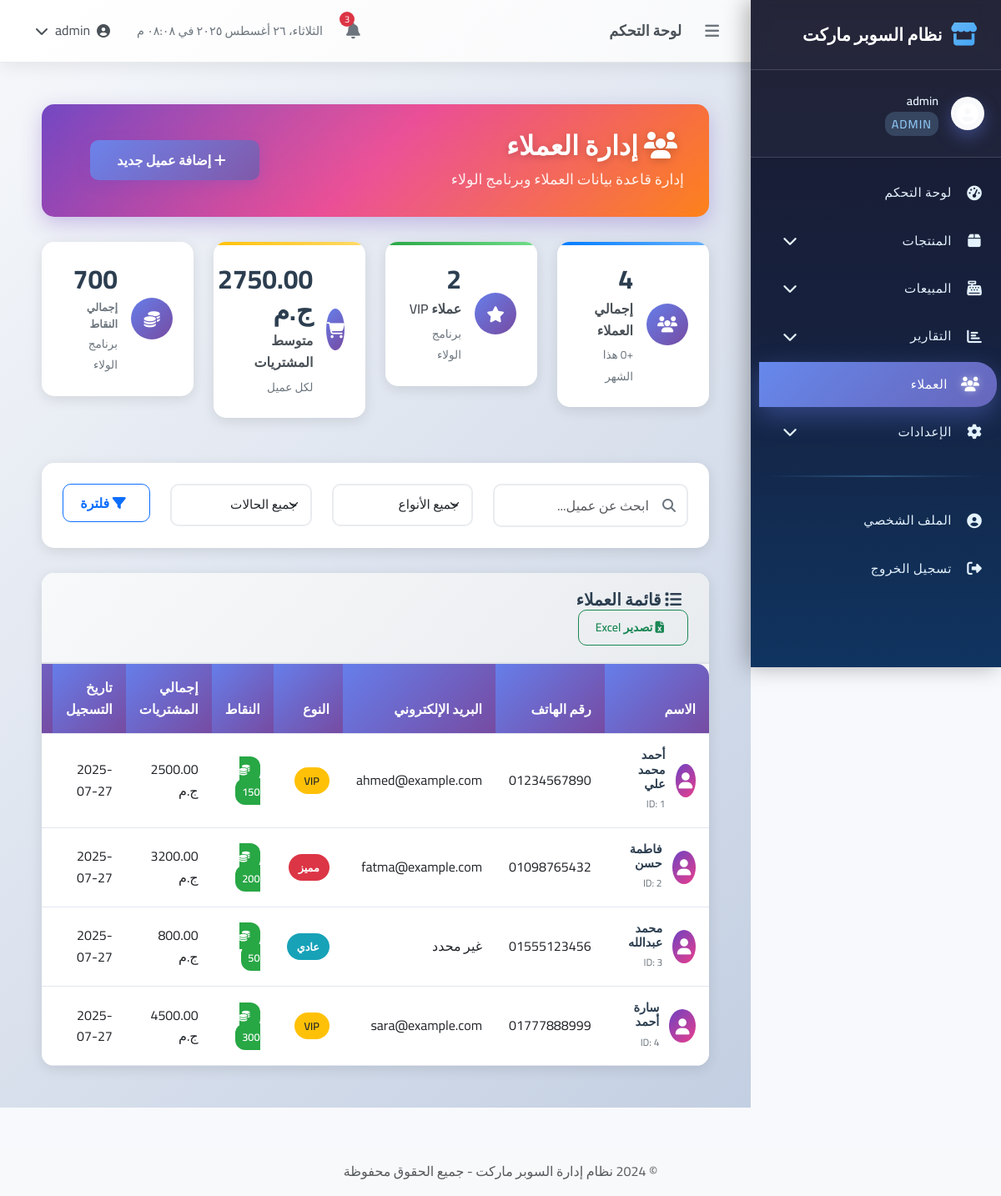
The app's page /customers (signed in) with its own data.
### app.py (models this page shows, shortened)
class User(UserMixin, db.Model):
    id = db.Column(db.Integer, primary_key=True)
    username = db.Column(db.String(80), unique=True, nullable=False)
    email = db.Column(db.String(120), unique=True, nullable=False)
    password_hash = db.Column(db.String(120), nullable=False)
    role = db.Column(db.String(20), default='cashier')  # admin, manager, cashier
    created_at = db.Column(db.DateTime, default=datetime.utcnow)
    is_active = db.Column(db.Boolean, default=True)
    avatar_url = db.Column(db.String(200), nullable=True)
    last_login = db.Column(db.DateTime, nullable=True)

class Customer(db.Model):
    id = db.Column(db.Integer, primary_key=True)
    name = db.Column(db.String(100), nullable=False)
    phone = db.Column(db.String(20), unique=True, nullable=False)
    email = db.Column(db.String(120), unique=True, nullable=True)
    address = db.Column(db.Text, nullable=True)
    birth_date = db.Column(db.Date, nullable=True)
    customer_type = db.Column(db.String(20), default='regular')  # regular, vip, premium
    loyalty_points = db.Column(db.Integer, default=0)
    total_purchases = db.Column(db.Float, default=0.0)
    is_active = db.Column(db.Boolean, default=True)
    created_at = db.Column(db.DateTime, default=datetime.utcnow)
    sales = db.relationship('Sale', backref='customer', lazy=True)

### app.py (the view, shortened to what this page needs)
@app.route('/customers')
@login_required
def customers():
    page = request.args.get('page', 1, type=int)
    search = request.args.get('search', '')
    type_filter = request.args.get('type', '')
    status_filter = request.args.get('status', '')
    query = Customer.query
    if type_filter:
        query = query.filter(Customer.customer_type == type_filter)
    if status_filter:
        is_active = status_filter == 'active'
        query = query.filter(Customer.is_active == is_active)
    customers = query.order_by(Customer.created_at.desc()).paginate(
        page=page, per_page=20, error_out=False
    )
    total_customers = Customer.query.count()
    vip_customers = Customer.query.filter_by(customer_type='vip').count()
    avg_purchases = db.session.query(db.func.avg(Customer.total_purchases)).scalar() or 0
    total_points = db.session.query(db.func.sum(Customer.loyalty_points)).scalar() or 0
    start_of_month = datetime.now().replace(day=1, hour=0, minute=0, second=0, microsecond=0)
    new_customers_this_month = Customer.query.filter(Customer.created_at >= start_of_month).count()
    return render_template('customers.html',
                         customers=customers,
                         total_customers=total_customers,
                         vip_customers=vip_customers,
                         avg_purchases=f"{avg_purchases:.2f}",
                         total_points=total_points,
                         new_customers_this_month=new_customers_this_month)

### templates/customers.html (shortened to what this page needs)
{% extends "base.html" %}
{% block content %}
<div class="customers-container">
    <div class="page-header">
        <div class="row align-items-center">
            <div class="col-md-8">
                <h2 class="page-title">
                    <i class="fas fa-users me-2"></i>
                    إدارة العملاء
                </h2>
                <p class="page-subtitle">إدارة قاعدة بيانات العملاء وبرنامج الولاء</p>
            </div>
            <div class="col-md-4 text-end">
                <button class="btn btn-primary" data-bs-toggle="modal" data-bs-target="#addCustomerModal">
                    <i class="fas fa-plus me-2"></i>
                    إضافة عميل جديد
                </button>
            </div>
        </div>
    </div>
    <div class="customers-stats">
        <div class="row">
            <div class="col-lg-3 col-md-6 mb-4">
                <div class="stat-card stat-primary">
                    <div class="stat-icon">
                        <i class="fas fa-users"></i>
                    </div>
                    <div class="stat-content">
                        <h3 class="stat-value">{{ total_customers or 0 }}</h3>
                        <p class="stat-label">إجمالي العملاء</p>
                        <span class="stat-period">+{{ new_customers_this_month or 0 }} هذا الشهر</span>
                    </div>
                </div>
            </div>
            <div class="col-lg-3 col-md-6 mb-4">
                <div class="stat-card stat-success">
                    <div class="stat-icon">
                        <i class="fas fa-star"></i>
                    </div>
                    <div class="stat-content">
                        <h3 class="stat-value">{{ vip_customers or 0 }}</h3>
                        <p class="stat-label">عملاء VIP</p>
                        <span class="stat-period">برنامج الولاء</span>
                    </div>
                </div>
            </div>
            <div class="col-lg-3 col-md-6 mb-4">
                <div class="stat-card stat-warning">
                    <div class="stat-icon">
                        <i class="fas fa-shopping-cart"></i>
                    </div>
                    <div class="stat-content">
                        <h3 class="stat-value">{{ avg_purchases or '0.00' }} ج.م</h3>
                        <p class="stat-label">متوسط المشتريات</p>
                        <span class="stat-period">لكل عميل</span>
                    </div>
                </div>
            </div>
            <div class="col-lg-3 col-md-6 mb-4">
                <div class="stat-card stat-info">
                    <div class="stat-icon">
                        <i class="fas fa-coins"></i>
                    </div>
                    <div class="stat-content">
                        <h3 class="stat-value">{{ total_points or 0 }}</h3>
                        <p class="stat-label">إجمالي النقاط</p>
                        <span class="stat-period">برنامج الولاء</span>
                    </div>
                </div>
            </div>
        </div>
    </div>
    <div class="filters-section">
        <div class="row">
            <div class="col-md-4">
                <div class="search-box">
                    <i class="fas fa-search"></i>
                    <input type="text" class="form-control" id="customerSearch"
                           placeholder="ابحث عن عميل...">
                </div>
            </div>
            <div class="col-md-3">
                <select class="form-select" id="customerTypeFilter">
                    <option value="">جميع الأنواع</option>
                </select>
            </div>
            <div class="col-md-3">
                <select class="form-select" id="statusFilter">
                    <option value="">جميع الحالات</option>
                </select>
            </div>
            <div class="col-md-2">
                <button class="btn btn-outline-primary w-100" onclick="filterCustomers()">
                    <i class="fas fa-filter me-2"></i>
                    فلترة
                </button>
            </div>
        </div>
    </div>
    <div class="customers-table-section">
        <div class="table-card">
            <div class="table-header">
                <h5>
                    <i class="fas fa-list me-2"></i>
                    قائمة العملاء
                </h5>
                <div class="table-actions">
                    <button class="btn btn-outline-success btn-sm" onclick="exportCustomers()">
                        <i class="fas fa-file-excel me-2"></i>
                        تصدير Excel
                    </button>
                </div>
            </div>
            <div class="table-responsive">
                <table class="table table-hover">
                    <thead>
                        <tr>
                            <th>الاسم</th>
                            <th>رقم الهاتف</th>
                            <th>البريد الإلكتروني</th>
                            <th>النوع</th>
                            <th>النقاط</th>
                            <th>إجمالي المشتريات</th>
                            <th>تاريخ التسجيل</th>
                            <th>الإجراءات</th>
                        </tr>
                    </thead>
                    <tbody id="customersTableBody">
                        {% for customer in customers %}
                        <tr>
                            <td>
                                <div class="customer-info">
                                    <div class="customer-avatar">
                                        <i class="fas fa-user"></i>
                                    </div>
                                    <div class="customer-details">
                                        <h6 class="customer-name">{{ customer.name }}</h6>
                                        <small class="customer-id">ID: {{ customer.id }}</small>
                                    </div>
                                </div>
                            </td>
                            <td>{{ customer.phone or 'غير محدد' }}</td>
                            <td>{{ customer.email or 'غير محدد' }}</td>
                            <td>
                                <span class="customer-type-badge type-{{ customer.customer_type or 'regular' }}">
                                    {% if customer.customer_type == 'vip' %}
                                        VIP
                                    {% elif customer.customer_type == 'premium' %}
                                        مميز
                                    {% else %}
                                        عادي
                                    {% endif %}
                                </span>
                            </td>
                            <td>
                                <span class="points-badge">
                                    <i class="fas fa-coins me-1"></i>
                                    {{ customer.loyalty_points or 0 }}
                                </span>
                            </td>
                            <td>{{ "%.2f"|format(customer.total_purchases or 0) }} ج.م</td>
                            <td>{{ customer.created_at.strftime('%Y-%m-%d') if customer.created_at else 'غير محدد' }}</td>
                            <td>
                            </td>
                        </tr>
                        {% endfor %}
                    </tbody>
                </table>
            </div>
        </div>
    </div>
</div>
{% endblock %}

### templates/base.html (shortened to what this page needs)
<!DOCTYPE html>
<html lang="ar" dir="rtl">
<head>
    <link href="https://cdn.jsdelivr.net/npm/bootstrap@5.3.0/dist/css/bootstrap.min.css" rel="stylesheet">
    <link href="https://cdn.jsdelivr.net/npm/bootstrap-icons@1.10.0/font/bootstrap-icons.css" rel="stylesheet">
    <link href="https://cdnjs.cloudflare.com/ajax/libs/font-awesome/6.4.0/css/all.min.css" rel="stylesheet">
    <link href="{{ url_for('static', filename='css/style.css') }}" rel="stylesheet">
    <link href="{{ url_for('static', filename='css/sidebar.css') }}" rel="stylesheet">
    <link href="{{ url_for('static', filename='css/products.css') }}" rel="stylesheet">
    <link href="{{ url_for('static', filename='css/pos.css') }}" rel="stylesheet">
    <link href="{{ url_for('static', filename='css/reports.css') }}" rel="stylesheet">
    <link href="{{ url_for('static', filename='css/profile.css') }}" rel="stylesheet">
</head>
<body>
    {% if current_user.is_authenticated %}
    <div class="sidebar" id="sidebar">
        <div class="sidebar-header">
            <div class="sidebar-brand">
                <i class="fas fa-store me-2"></i>
                <span class="brand-text">نظام السوبر ماركت</span>
            </div>
        </div>
        <div class="sidebar-user">
            <div class="user-avatar">
                <i class="fas fa-user-circle"></i>
            </div>
            <div class="user-info">
                <div class="user-name">{{ current_user.username }}</div>
                <div class="user-role">{{ current_user.role }}</div>
            </div>
        </div>
        <nav class="sidebar-nav">
            <ul class="nav-list">
                <li class="nav-item">
                    <a href="{{ url_for('dashboard') }}" class="nav-link active">
                        <i class="fas fa-tachometer-alt"></i>
                        <span class="nav-text">لوحة التحكم</span>
                    </a>
                </li>
                <li class="nav-item has-submenu">
                    <a href="#" class="nav-link">
                        <i class="fas fa-box"></i>
                        <span class="nav-text">المنتجات</span>
                        <i class="fas fa-chevron-down submenu-arrow"></i>
                    </a>
                </li>
                <li class="nav-item has-submenu">
                    <a href="#" class="nav-link">
                        <i class="fas fa-cash-register"></i>
                        <span class="nav-text">المبيعات</span>
                        <i class="fas fa-chevron-down submenu-arrow"></i>
                    </a>
                </li>
                <li class="nav-item has-submenu">
                    <a href="#" class="nav-link">
                        <i class="fas fa-chart-bar"></i>
                        <span class="nav-text">التقارير</span>
                        <i class="fas fa-chevron-down submenu-arrow"></i>
                    </a>
                </li>
                <li class="nav-item">
                    <a href="{{ url_for('customers') }}" class="nav-link">
                        <i class="fas fa-users"></i>
                        <span class="nav-text">العملاء</span>
                    </a>
                </li>
                {% if current_user.role == 'admin' %}
                <li class="nav-item has-submenu">
                    <a href="#" class="nav-link">
                        <i class="fas fa-cog"></i>
                        <span class="nav-text">الإعدادات</span>
                        <i class="fas fa-chevron-down submenu-arrow"></i>
                    </a>
                </li>
                {% endif %}
                <li class="nav-divider"></li>
                <li class="nav-item">
                    <a href="#" class="nav-link">
                        <i class="fas fa-user-circle"></i>
                        <span class="nav-text">الملف الشخصي</span>
                    </a>
                </li>
                <li class="nav-item">
                    <a href="{{ url_for('logout') }}" class="nav-link">
                        <i class="fas fa-sign-out-alt"></i>
                        <span class="nav-text">تسجيل الخروج</span>
                    </a>
                </li>
            </ul>
        </nav>
    </div>
    <div class="top-header" id="topHeader">
        <div class="header-left">
            <button class="sidebar-toggle-btn" id="sidebarToggleBtn">
                <i class="fas fa-bars"></i>
            </button>
            <div class="breadcrumb-nav">
                <span class="current-page">لوحة التحكم</span>
            </div>
        </div>
        <div class="header-right">
            <div class="header-notifications">
                <button class="notification-btn">
                    <i class="fas fa-bell"></i>
                    <span class="notification-badge">3</span>
                </button>
            </div>
            <div class="header-datetime">
                <span id="current-datetime"></span>
            </div>
            <div class="header-user">
                <div class="user-dropdown">
                    <button class="user-btn" data-bs-toggle="dropdown">
                        <i class="fas fa-user-circle"></i>
                        <span>{{ current_user.username }}</span>
                        <i class="fas fa-chevron-down"></i>
                    </button>
                </div>
            </div>
        </div>
    </div>
    {% endif %}
    <main class="{% if current_user.is_authenticated %}main-content{% endif %}">
        {% block content %}{% endblock %}
    </main>
    {% if current_user.is_authenticated %}
    <footer class="bg-light text-center py-3 mt-5">
        <div class="container">
            <p class="mb-0 text-muted">
                &copy; 2024 نظام إدارة السوبر ماركت - جميع الحقوق محفوظة
            </p>
        </div>
    </footer>
    {% endif %}
</body>
</html>

### records on screen
User: username "admin", role "ADMIN"
Customer: name "أحمد محمد علي", id "1", phone "01234567890", email "ahmed@example.com", customer_type "VIP", loyalty_points "150", total_purchases "2500.00", created_at "2025-07-27"
Customer: name "فاطمة حسن", id "2", phone "01098765432", email "fatma@example.com", customer_type "مميز", loyalty_points "200", total_purchases "3200.00", created_at "2025-07-27"
Customer: name "محمد عبدالله", id "3", phone "01555123456", email "غير محدد", customer_type "عادي", loyalty_points "50", total_purchases "800.00", created_at "2025-07-27"
Customer: name "سارة أحمد", id "4", phone "01777888999", email "sara@example.com", customer_type "VIP", loyalty_points "300", total_purchases "4500.00", created_at "2025-07-27"

### other values on screen
{{ total_customers or 0 }} "4"
{{ vip_customers or 0 }} "2"
{{ avg_purchases or '0.00' }} "2750.00"
{{ total_points or 0 }} "700"
